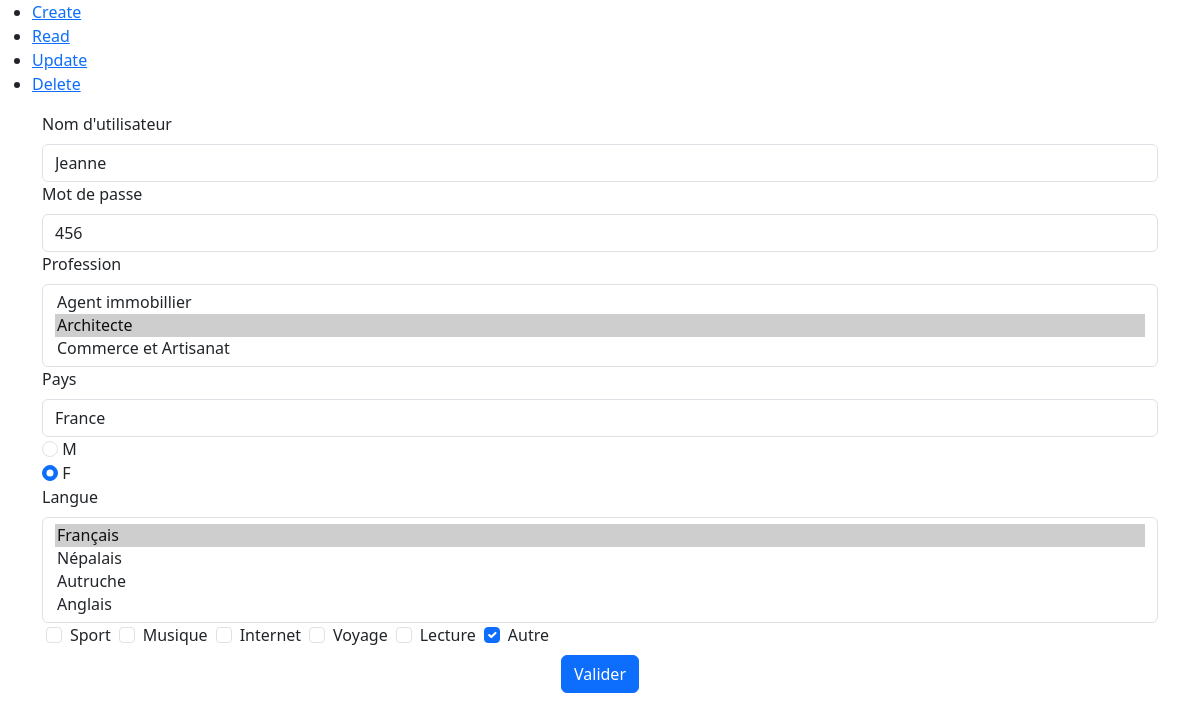
Screenshot of /?crud=update&id=1 with the database file from the repository.
### tables this page shows
CREATE TABLE `user` (
  `id` int(11) NOT NULL,
  `username` varchar(100) NOT NULL,
  `password` varchar(100) NOT NULL,
  `job` varchar(100) NOT NULL,
  `country` varchar(100) NOT NULL,
  `sex` varchar(10) NOT NULL,
  `language` varchar(100) NOT NULL,
  `leisure` varchar(255) NOT NULL
);

### src/BDD.php (called while the page is built, shortened)
<?php
class BDD
{
    private string $host;
    private string $dbName;
    private string $user;
    private string $password;
    public static $pdo;
    public function __construct(string $host, string $dbName, string $user, string $password)
    {
        $this->host = $host;
        $this->dbName = $dbName;
        $this->user = $user;
        $this->password = $password;
    }
    public function initBdd(){
        BDD::$pdo = new \PDO($this->host . "; " . $this->dbName, $this->user, $this->password);
        BDD::$pdo->setAttribute(\PDO::ATTR_ERRMODE, \PDO::ERRMODE_EXCEPTION);
    }
    public function select($classString, int $id){
        $request = BDD::$pdo->query("SELECT * FROM $classString WHERE id=$id");
        return $request->fetchObject('App\\Crud\\' . ucfirst($classString));
    }
}

### src/Form.php (the view, shortened to what this page needs)
<?php
class Form
{
    private bool $isFormed;
    private string  $formString;
    public function __construct()
    {
        $this->isFormed = false;
        $this->formString = "";
    }
    public function createForm(string $action, string $method, string $formClass){
        if (!$this->isFormed){
            $this->formString .= "<form action='$action' method='$method'>";
            $this->formString .= "<div class='$formClass'>";
            $this->isFormed = true;
        }
        else {
            throw new \Exception("On ne peut pas lancer plusieurs createForm() !");
        }
    }
    public function createInput(string $inputName, string $type, string $value, string $class, string $name, string $labelClass)
    {
        if ($this->isFormed){
            if ( $type !== "checkbox" && $type !== "radio") {
                $this->formString .= "<label class='$labelClass' for='$name'>$inputName</label>";
                $this->formString .= "<input  type='$type' class='$class' name='$name' value='$value'>";
            }
            else {
                throw new \Exception("Cette methode ne supporte pas le type checkbox et radio veuillez utiliser createCheckBox() ou doubleRadio().");
            }
        }
        else {
            throw new \Exception("Il faut lancer la methode createForm() avant de créer quoique ce soit !");
        }
    }
    public function createSelect(string $inputName, string $value, array $entitiesValues, string $class, string $name, string $labelClass, bool $isSized = false  ){
        $size= count($entitiesValues);
        if ($this->isFormed){
            $this->formString .= "<label class='$labelClass' for='$name'>$inputName</label>";
            if ($isSized){
                $this->formString .= "<select class='$class' name='$name' size='$size'>";
            }
            else{
                $this->formString .= "<select class='$class' name='$name'>";
            }
                foreach ($entitiesValues as $entitiesValue) {
                    if ($value !== $entitiesValue) {
                        $this->formString .= "<option value='$entitiesValue'>$entitiesValue</option>";
                    }
                    else
                        $this->formString .= "<option value='$entitiesValue' selected>$entitiesValue</option>";
                    }
            $this->formString .= "</select>";
        }
        else {
            throw new \Exception("Il faut lancer la methode createForm() avant de créer quoique ce soit !");
        }
    }
    public function createCheckBox(array $cBValues, string $name, string $class, string $laberClass, string $values){
        $name = $name . "[]";
        if ($this->isFormed){
            foreach ($cBValues as $cBValue){
                    $checked = str_contains($values, $cBValue)  ?  "checked" : "";
                    $this->formString .= "<input  class='$class' name='$name' type='checkbox' value='$cBValue' $checked>";
                    $this->formString .= "<label class='$laberClass' for='$name'>$cBValue</label>";
            }
        }
        else {
            throw new \Exception("Il faut lancer la methode createForm() avant de créer quoique ce soit !");
        }
    }
    public function createDoubleRadio(string $labelAName, string $labelBName, string $value, string $radioAValue, string $radioBValue, string $class, string $labelClass, string $name ){
        $checkedA = $radioAValue === $value ? "checked" : "";
        $checkedB = $radioBValue === $value ? "checked" : "";
        if ($this->isFormed){
            $this->formString .=
                "<div>
                      <input class='$class' type='radio' name='$name' value='$radioAValue' $checkedA>
                      <label class='$labelClass' for='$name'>$labelAName</label>
                </div>
                <div>
                      <input class='$class' type='radio' name='$name' value='$radioBValue' $checkedB>
                      <label class='$labelClass' for='$name'>$labelBName</label>
                </div>";
        }
        else {
            throw new \Exception("Il faut lancer la methode createForm() avant de créer quoique ce soit !");
        }
    }
    public function createHidden(string $value, string $name){
        if ($this->isFormed) {
            $this->formString .= "<input type='hidden' name='$name' value='$value'>";
        }
        else {
            throw new \Exception("Il faut lancer la methode createForm() avant de créer quoique ce soit !");
        }
    }
    public function createSubmit(string $divClass, string $buttonClass, string $submitValue){
        if ($this->isFormed) {
            $this->formString .= "<div class='$divClass'><button class='$buttonClass' type='submit'>$submitValue</button></div></div>";
        }
        else {
            throw new \Exception("Il faut lancer la methode createForm() avant de créer quoique ce soit !");
        }
        echo $this->formString;
    }
}

### rows the page displays
user: username "Jeanne", password "456", sex "F"

### other values shown
$inputName "Nom d'utilisateur Mot de passe"
$inputName "Profession Pays Langue"
$labelAName "M"
$cBValue "Sport Musique Internet Voyage Lecture Autre"
$submitValue "Valider"
form field job "Agent immobillier / Architecte ☑ / Commerce et Artisanat"
form field country "France"
form field language "Français ☑ / Népalais / Autruche / Anglais"
